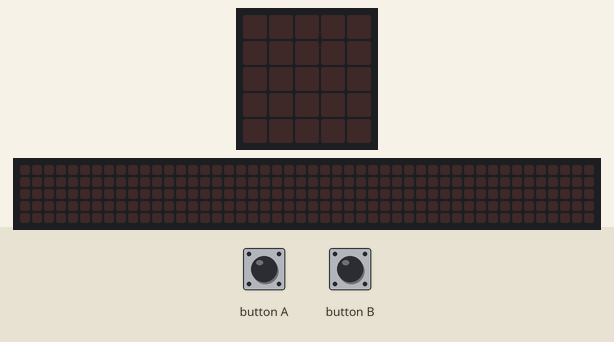
Recording of a program running on a simulated BBC micro:bit (MakeCode). On the bench: the board's 5×5 LED display, a strip that is not on the board, showing the scrolling text unrolled. The inputs (shaded band) are chosen by the test bench. The 48×5 strip is a reading aid, not a part: it shows the text the display is scrolling, unrolled, one strip-width of it at a time.

Above: at 1.2 s.
1.3 s: button B pressed for 0.15 s
At 1.67 s:
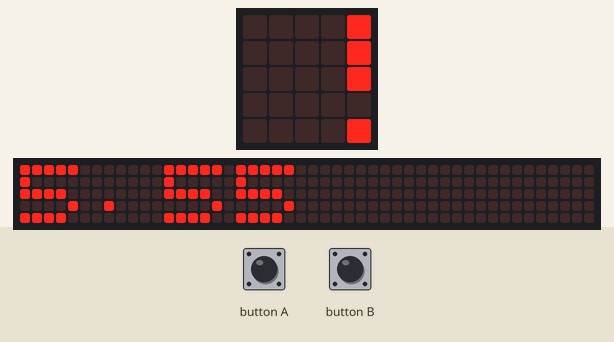
At 5.87 s:
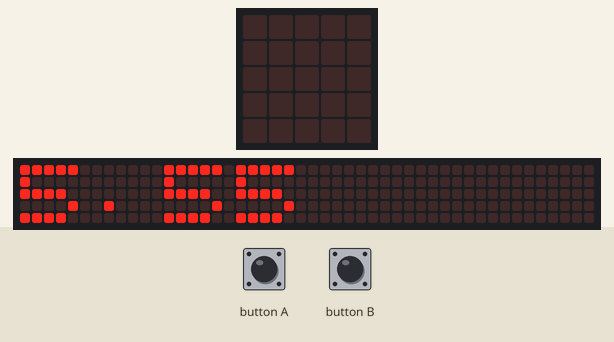

The program:

main.ts
```typescript
let start = 0
let tiempo_pasado = 0
let score = 0
input.onButtonPressed(Button.A, function () {
    start = input.runningTime()
    basic.showIcon(IconNames.StickFigure)
})
input.onButtonPressed(Button.B, function () {
    tiempo_pasado = input.runningTime() - start
    score = Math.abs(tiempo_pasado - 7000)
    for (let index = 0; index < 4; index++) {
        basic.showNumber(score / 1000)
    }
})
```

test.ts
```typescript
// aquí va el archivo "tests"; esto no se compilará cuando este paquete se utilice como una extensión.
```

Measured:
- after the input at 1.3 s, the display: first changes after 0.15 s (image 1 shows a later state)
- what the display in image 2 shows lasts 0.4 s, from 5.7 s to 6.1 s
